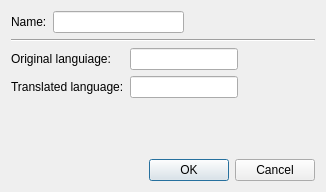
<ui version="4.0" >
 <class>NewDialog</class>
 <widget class="QDialog" name="NewDialog" >
  <property name="geometry" >
   <rect>
    <x>0</x>
    <y>0</y>
    <width>326</width>
    <height>192</height>
   </rect>
  </property>
  <property name="windowTitle" >
   <string>New Dictionary</string>
  </property>
  <layout class="QVBoxLayout" >
   <item>
    <layout class="QHBoxLayout" >
     <item>
      <widget class="QLabel" name="label_3" >
       <property name="text" >
        <string>Name:</string>
       </property>
      </widget>
     </item>
     <item>
      <widget class="QLineEdit" name="dictName" />
     </item>
     <item>
      <spacer>
       <property name="orientation" >
        <enum>Qt::Horizontal</enum>
       </property>
       <property name="sizeHint" >
        <size>
         <width>40</width>
         <height>20</height>
        </size>
       </property>
      </spacer>
     </item>
    </layout>
   </item>
   <item>
    <widget class="Line" name="line" >
     <property name="orientation" >
      <enum>Qt::Horizontal</enum>
     </property>
    </widget>
   </item>
   <item>
    <layout class="QGridLayout" >
     <item row="0" column="0" >
      <widget class="QLabel" name="label" >
       <property name="text" >
        <string>Original languiage:</string>
       </property>
      </widget>
     </item>
     <item row="0" column="1" >
      <widget class="QLineEdit" name="oLang" />
     </item>
     <item row="0" column="2" >
      <spacer>
       <property name="orientation" >
        <enum>Qt::Horizontal</enum>
       </property>
       <property name="sizeHint" >
        <size>
         <width>40</width>
         <height>20</height>
        </size>
       </property>
      </spacer>
     </item>
     <item row="1" column="0" >
      <widget class="QLabel" name="label_2" >
       <property name="text" >
        <string>Translated language:</string>
       </property>
      </widget>
     </item>
     <item row="1" column="1" >
      <widget class="QLineEdit" name="tLang" />
     </item>
     <item row="1" column="2" >
      <spacer>
       <property name="orientation" >
        <enum>Qt::Horizontal</enum>
       </property>
       <property name="sizeHint" >
        <size>
         <width>40</width>
         <height>20</height>
        </size>
       </property>
      </spacer>
     </item>
    </layout>
   </item>
   <item>
    <spacer>
     <property name="orientation" >
      <enum>Qt::Vertical</enum>
     </property>
     <property name="sizeHint" >
      <size>
       <width>20</width>
       <height>40</height>
      </size>
     </property>
    </spacer>
   </item>
   <item>
    <layout class="QHBoxLayout" >
     <item>
      <spacer>
       <property name="orientation" >
        <enum>Qt::Horizontal</enum>
       </property>
       <property name="sizeHint" >
        <size>
         <width>40</width>
         <height>20</height>
        </size>
       </property>
      </spacer>
     </item>
     <item>
      <widget class="QDialogButtonBox" name="buttonBox" >
       <property name="standardButtons" >
        <set>QDialogButtonBox::Cancel|QDialogButtonBox::NoButton|QDialogButtonBox::Ok</set>
       </property>
      </widget>
     </item>
    </layout>
   </item>
  </layout>
 </widget>
 <resources/>
 <connections>
  <connection>
   <sender>buttonBox</sender>
   <signal>rejected()</signal>
   <receiver>NewDialog</receiver>
   <slot>reject()</slot>
   <hints>
    <hint type="sourcelabel" >
     <x>235</x>
     <y>168</y>
    </hint>
    <hint type="destinationlabel" >
     <x>162</x>
     <y>95</y>
    </hint>
   </hints>
  </connection>
  <connection>
   <sender>buttonBox</sender>
   <signal>accepted()</signal>
   <receiver>NewDialog</receiver>
   <slot>accept()</slot>
   <hints>
    <hint type="sourcelabel" >
     <x>235</x>
     <y>168</y>
    </hint>
    <hint type="destinationlabel" >
     <x>162</x>
     <y>95</y>
    </hint>
   </hints>
  </connection>
 </connections>
</ui>
